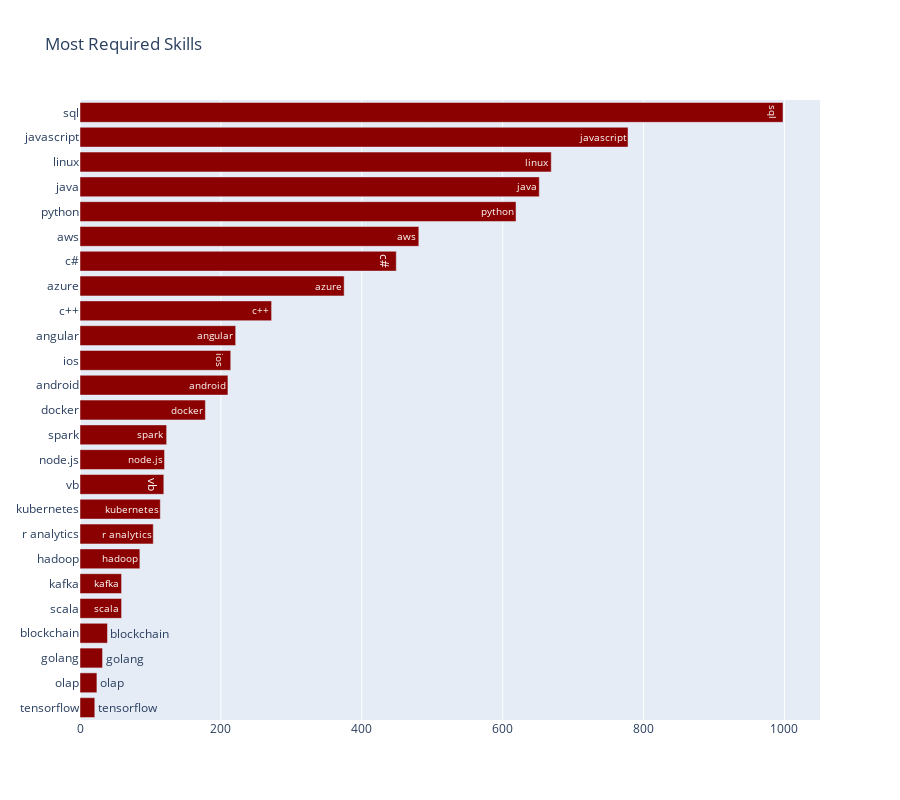

The cell this chart's notebook holds for it:
### Code cell
data = [Bar(y=salary_count.index, x=salary_count['salary_count'], text=salary_count.index, orientation='h', marker={'color':'darkred'})]
layout = Layout(title="Most Required Skills", width = 900, height = 800)

fig = Figure(data=data, layout=layout)

plotly.offline.iplot(fig, show_link=False)

### Figure 1 — Plotly figure (JSON) as saved in the notebook; plotly's stock layout.template omitted (floating-point values rounded to 4 significant figures)
{"data": [{"marker": {"color": "darkred"}, "orientation": "h", "text": ["tensorflow", "olap", "golang", "blockchain", "scala", "kafka", "hadoop", "r analytics", "kubernetes", "vb", "node.js", "spark", "docker", "android", "ios", "angular", "c++", "azure", "c#", "aws", "python", "java", "linux", "javascript", "sql"], "type": "bar", "x": [21, 24, 32, 39, 59, 59, 85, 104, 114, 119, 120, 123, 178, 210, 214, 221, 272, 375, 449, 481, 619, 652, 669, 778, 998], "y": ["tensorflow", "olap", "golang", "blockchain", "scala", "kafka", "hadoop", "r analytics", "kubernetes", "vb", "node.js", "spark", "docker", "android", "ios", "angular", "c++", "azure", "c#", "aws", "python", "java", "linux", "javascript", "sql"]}], "layout": {"height": 800, "title": {"text": "Most Required Skills"}, "width": 900}}
